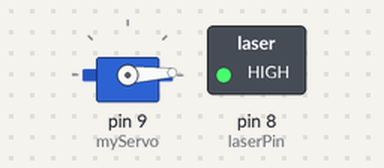
A sketch run on a simulated Arduino Uno, built with avr-gcc and run on an emulated ATmega328P. On the bench: servo, switched loads named in the sketch (green lamp = pin HIGH).

Above: at 0.05 s.
At 0.9 s:
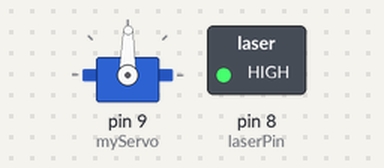
At 1.8 s:
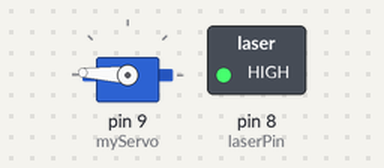
At 3.6 s:
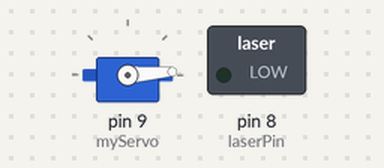
Timing chart, 0 to 8.4 s (numbered marks = the images above):
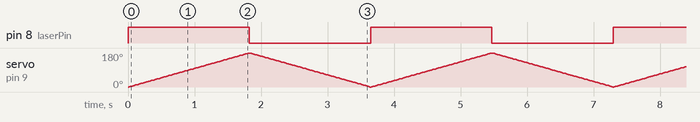

The sketch:

laser_servo.ino
```cpp
#include <Servo.h>

Servo myServo;  // Create a Servo object

const int laserPin = 8;

void setup() {
  myServo.attach(9);  // Attach the servo to pin 9
  pinMode(laserPin,OUTPUT);
}

void loop() {
  digitalWrite(laserPin, HIGH);
  for (int angle = 0; angle <= 180; angle += 1) { // Sweep from 0 to 180 degrees
    myServo.write(angle);  // Set the servo position
    delay(10);  // Wait 15ms for the servo to reach the position
  }
  digitalWrite(laserPin, LOW);
  for (int angle = 180; angle >= 0; angle -= 1) { // Sweep back from 180 to 0 degrees
    myServo.write(angle);  // Set the servo position
    delay(10);  // Wait 15ms for the servo to reach the position
  }
}
```

Measured:
- by itself, pin 8 (laserPin): alternates HIGH for 1.8 s and LOW for 1.8 s
